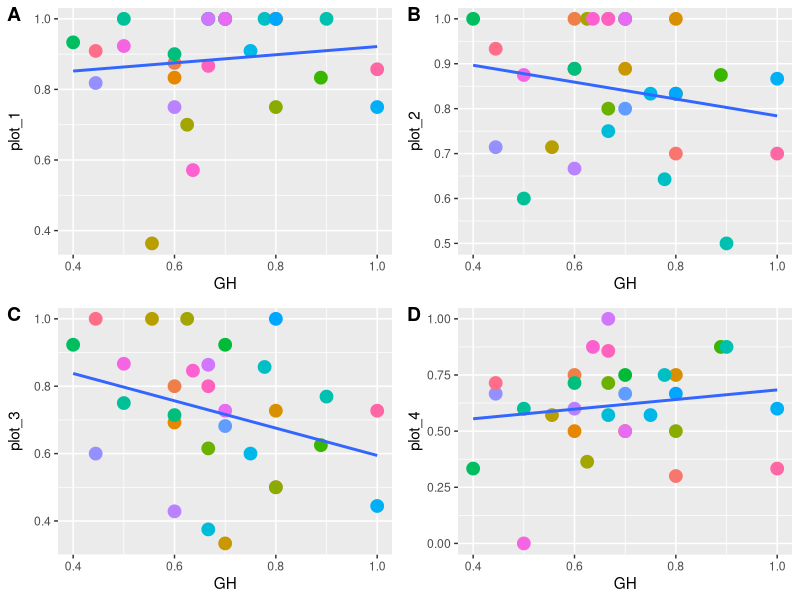
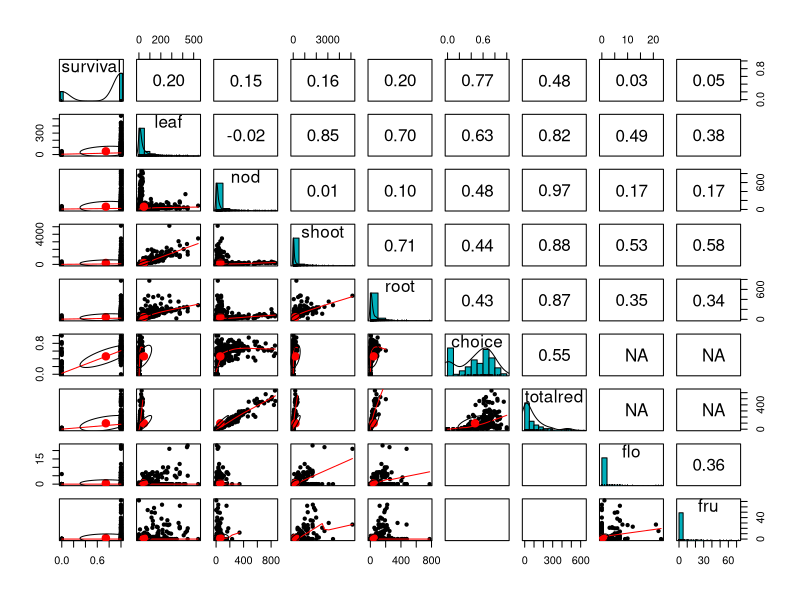

R code for these plots, in order: (Note: this script raises an error after producing the figures.)
## ---- chunk 1

# packages
library("tidyverse") ## includes ggplot2, dplyr, readr, stringr
library("cowplot") ## paneled graphs
library("psych") ## pairs.panels function, correlations of raw data
## ---- chunk 2

# From Anna's greehouse experiment
greenhouse <- read_csv("./raw_data/SimonsenStinchcombe_Proc.Roy.Soc.B_2014_rawdata_pluslinename.csv")

# set variable types:
greenhouse$line <- greenhouse$family
greenhouse$line <- as.factor(greenhouse$line)
greenhouse$population <- as.factor(greenhouse$population)

# calc proportion white
greenhouse$prop_white <- (greenhouse$totalwhite)/(greenhouse$totalnod)
greenhouse$choice <- 1 - greenhouse$prop_white

# subset to only lines in my dataset
greenhouse_s30 <- greenhouse %>%
  filter(line %in% c('AC3','AC15','AC20','DE7','DE15','DU4','DU17','FOR15','FOR26','FOR43','F217',"F219",
                                      "F224", "HTD2", "HTD28", "HTR1", "HTR25", "HTR30", "KA7", "KA16", "KA24", "RBE17",                                         "RBE34","RBE38","WR31","WR34","WR40a","WT18","WT30","WT39")) %>%
  droplevels(.)
                         
# subset to the mixed treatment only
GH_mix <- subset(greenhouse_s30, treatment == "Mix")
GH_mix <- droplevels(GH_mix)

# include a column for plant ID (unique to each plant)
GH_mix$plant_ID <- do.call(paste, c(GH_mix[c("tag","tray")], 
                                    sep = "-"))
GH_mix$plant_ID <- as.factor(GH_mix$plant_ID)

str(GH_mix)
## 282 obs., 280 plants, 30 lines

# Field dataset

# after updating merged spreadsheet:
field <- read_csv("./raw_data/field_combined_21March2019.csv", 
    col_types = cols(batch = col_factor(levels = c("one", 
        "two")), no = col_character(), plot = col_factor(levels = c("plot_1", 
        "plot_2", "plot_3", "plot_4"))))

# set variable types
field$line <- as.factor(field$line)
field$plant_ID <- as.factor(field$plant_ID)

str(field)
## 1131 plants, 30 lines
## ---- chunk 3
# df with: line, include column (env), 4 traits (nod, shoot, leaf, survival), researcher (include Anna)

# change F2 to FZ to match my df
levels(GH_mix$line)[levels(GH_mix$line)=="F217"] <- "FZ17"
levels(GH_mix$line)[levels(GH_mix$line)=="F219"] <- "FZ19"
levels(GH_mix$line)[levels(GH_mix$line)=="F224"] <- "FZ24"
levels(GH_mix$population)[levels(GH_mix$population)=="F2"] <- "FZ"

# select columns that match my df
GH_mix.sub <- GH_mix[ , c("tray", "block", "line","population","survival","leaf_atharvest","totalnod","plant_ID",
                          "shoot","root","choice","totalred")]

# include column for env and diss
GH_mix.sub$env <- "GH"
GH_mix.sub$dataset <- "ESC-greenhouse"
GH_mix.sub$diss <- "Simonsen"
GH_mix.sub$flo <- NA
GH_mix.sub$fru <- NA

# select columns from my df that match
field.sub <- field[ , c("loc", "batch", "line","pop","shoot_BM","root_BM","survive","leaf","nod","plant_ID",
                        "plot","diss","flo","fru")]

# change case of population to upper
field.sub$pop <- toupper(field.sub$pop)

# transform shoot and root to mg to match
field.sub$shoot <- field.sub$shoot_BM * 1000
field.sub$root <- field.sub$root_BM * 1000

# drop columns shoot_BM and root_BM
drops8 <- c("shoot_BM","root_BM")
field.sub <- field.sub[ , !(names(field.sub) %in% drops8)]

# add a column for dataset
field.sub$dataset <- "KSR-field" 
field.sub$totalred <- NA
field.sub$choice <- NA

# rename columns to match
colnames(GH_mix.sub)[colnames(GH_mix.sub)=="tray"] <- "position"
colnames(GH_mix.sub)[colnames(GH_mix.sub)=="population"] <- "pop"
colnames(GH_mix.sub)[colnames(GH_mix.sub)=="leaf_atharvest"] <- "leaf"
colnames(GH_mix.sub)[colnames(GH_mix.sub)=="totalnod"] <- "nod"
colnames(field.sub)[colnames(field.sub)=="loc"] <- "position"
colnames(field.sub)[colnames(field.sub)=="batch"] <- "block"
colnames(field.sub)[colnames(field.sub)=="survive"] <- "survival"
colnames(field.sub)[colnames(field.sub)=="plot"] <- "env"

# combine into one
F_GH_ds <- rbind(GH_mix.sub, field.sub)

# change env to factor
F_GH_ds$env <- factor(F_GH_ds$env, levels = c("GH","plot_1","plot_2","plot_3","plot_4"))

F_GH_ds <- droplevels(F_GH_ds)
str(F_GH_ds)
## 1413 obs, 1411 plants, 30 lines
## ---- chunk 4
sapply(F_GH_ds, function(x) sum(is.na(x)))
sapply(F_GH_ds, function(x) length(unique(x)))

F_GH_ds_sum <- F_GH_ds %>%
  group_by(env, line) %>%
  summarise_if(is.numeric, mean, na.rm=TRUE)

F_GH_ds_count <- F_GH_ds %>%
  group_by(env, line) %>%
  summarise(count = length(line))

F_GH_sum_join <- F_GH_ds_sum %>%
  right_join(F_GH_ds_count)
## ---- chunk 5
F_GH_ds_prop <- F_GH_ds %>%
  group_by(env, line) %>%
  summarise(prop_surv = sum(survival)/length(survival))

F_GH_ds_prop.w <- spread(F_GH_ds_prop, env, prop_surv)

plot1 <- ggplot(F_GH_ds_prop.w, aes(x=GH, y=plot_1)) + 
  geom_point(size=4, aes(color=line)) + 
  geom_smooth(method=lm, se=FALSE) +
  theme(legend.position = "none")

plot2 <- ggplot(F_GH_ds_prop.w, aes(x=GH, y=plot_2)) + 
  geom_point(size=4, aes(color=line)) + 
  geom_smooth(method=lm, se=FALSE) +
  theme(legend.position = "none")

plot3 <- ggplot(F_GH_ds_prop.w, aes(x=GH, y=plot_3)) + 
  geom_point(size=4, aes(color=line)) + 
  geom_smooth(method=lm, se=FALSE) +
  theme(legend.position = "none")

plot4 <- ggplot(F_GH_ds_prop.w, aes(x=GH, y=plot_4)) + 
  geom_point(size=4, aes(color=line)) + 
  geom_smooth(method=lm, se=FALSE) +
  theme(legend.position = "none")

(sub1 <- plot_grid(plot1, plot2, plot3, plot4, 
          ncol = 2,
          nrow = 2,
          #rel_heights = c(0.8, 1),
          align = "hv",
          labels = c("AUTO")))
## ---- chunk 6
(pairs.panels(F_GH_ds[,c(5:7,9:12,16:17)], 
             method = "pearson", # correlation method
             hist.col = "#00AFBB",
             density = TRUE,  # show density plots
             ellipses = TRUE # show correlation ellipses
             ))
## ---- chunk 7
# drop lines that do not have enough replicates across each env to calc interaction terms:
drop_WR34 <- F_GH_ds %>%
  filter(! line %in% "WR34") %>%
  droplevels(.)

shoot_df <- drop_WR34 %>%
  filter(! line %in% c("DU17","KA24")) %>%
  droplevels(.)

leaf_df <- drop_WR34 %>%
  filter(! line %in% c("WT39")) %>%
  droplevels(.)

nod_df <- drop_WR34 %>%
  filter(! line %in% c("WT39")) %>%
  droplevels(.)

choice_df <- F_GH_ds %>%
  filter(! dataset %in% c("KSR-field")) %>%
  droplevels(.)

red_nod_df <- F_GH_ds %>%
  filter(! dataset %in% c("KSR-field")) %>%
  droplevels(.)

flower_df <- drop_WR34 %>%
  filter(! line %in% c("WT39") & ! env %in% c("GH","plot_4")) %>%
  droplevels(.)

fruit_df <- drop_WR34 %>%
  filter(! line %in% c("WT39") & ! env %in% c("GH","plot_4")) %>%
  droplevels(.)

# complete cases for each trait:
shoot_cc <- shoot_df[complete.cases(shoot_df[ ,c("shoot")]),]
survival_cc <- F_GH_ds[complete.cases(F_GH_ds[ ,c("survival")]),]
leaf_cc <- leaf_df[complete.cases(leaf_df[ ,c("leaf")]),]
nod_cc <- nod_df[complete.cases(nod_df[ ,c("nod")]),]
choice_cc <- choice_df[complete.cases(choice_df[ ,c("choice")]),]
red_nod_cc <- red_nod_df[complete.cases(red_nod_df[ ,c("totalred")]),]
flower_cc <- flower_df[complete.cases(flower_df[ ,c("flo")]),]
fruit_cc <- fruit_df[complete.cases(fruit_df[ ,c("fru")]),]

# calculate flower success
flower_cc$flo_succ <- as.numeric(flower_cc$flo > 0) 

# calculate fruit success
fruit_cc$fru_succ <- as.numeric(fruit_cc$fru > 0) 
## ---- chunk 8
save(F_GH_ds, file = "./raw_data/combined_field_GH_28Aug2019.Rdata")
save(shoot_cc, file = "./raw_data/dataset_cleaned/shoot_cleaned.Rdata")
save(survival_cc, file="./raw_data/dataset_cleaned/survival_cleaned.Rdata")
save(leaf_cc, file="./raw_data/dataset_cleaned/leaves_cleaned.Rdata")
save(nod_cc, file="./raw_data/dataset_cleaned/nods_cleaned.Rdata")
save(choice_cc, file="./raw_data/dataset_cleaned/choice_cleaned.Rdata")
save(red_nod_cc, file="./raw_data/dataset_cleaned/red_nod_cleaned.Rdata")
save(flower_cc, file="./raw_data/dataset_cleaned/flowers_cleaned.Rdata")
save(fruit_cc, file="./raw_data/dataset_cleaned/fruits_cleaned.Rdata")
